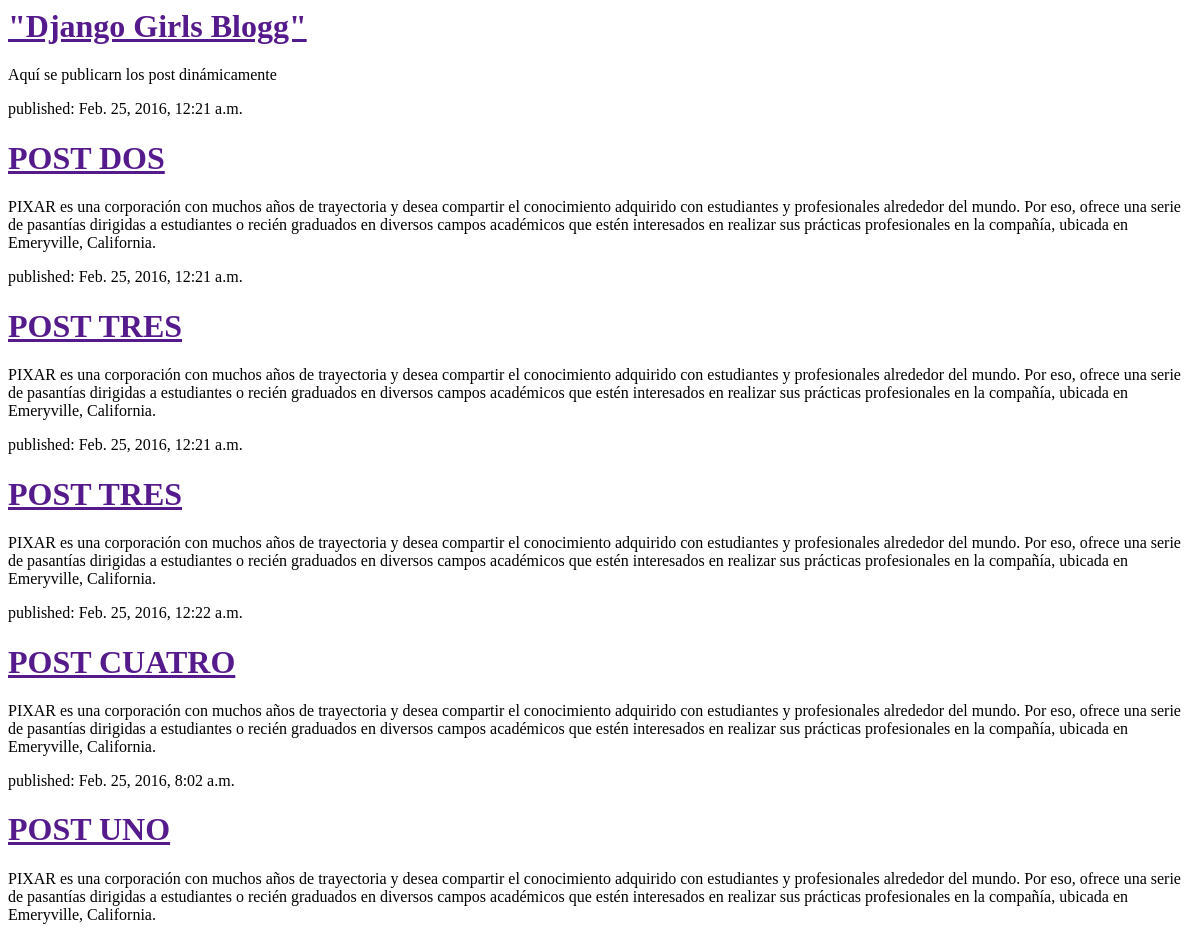
Before: / with the older database file.
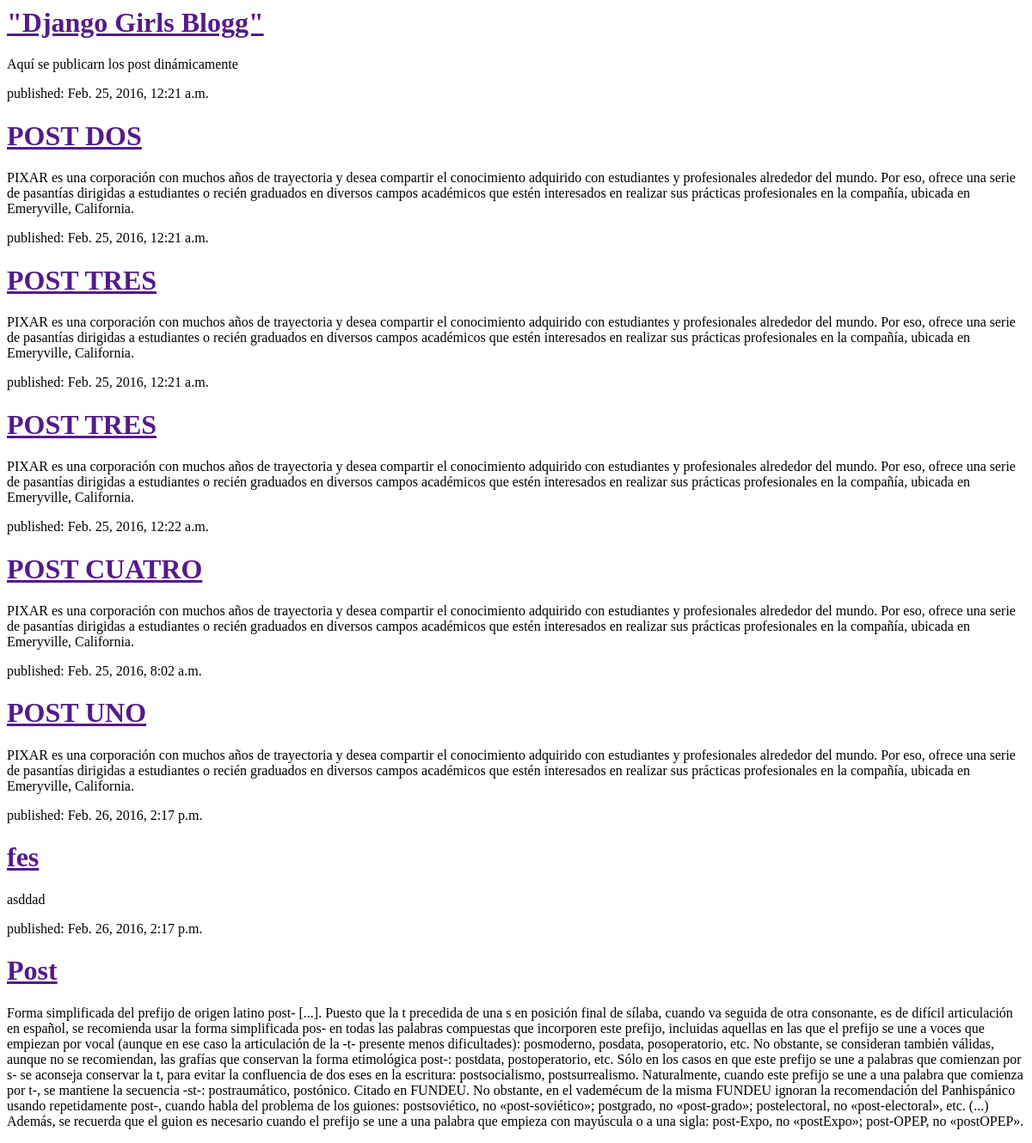
After: the same page with the newer database file.
### blog/models.py (models this page shows, shortened)
class Post(models.Model):
        author = models.ForeignKey('auth.User')
        title = models.CharField(max_length=200)
        text = models.TextField()
        created_date = models.DateTimeField(
                default=timezone.now)
        published_date = models.DateTimeField(
                blank=True, null=True)

### blog/views.py (the view)
# urls.py: url(r'^$', views.post_list),
def post_list(request):
    posts = Post.objects.filter(published_date__lte=timezone.now()).order_by('published_date')
    return render(request, 'blog/post_list.html', {'posts': posts})

### blog/templates/blog/post_list.html (shortened to what this page needs)
<html>
  <head>
  </head>
  <body>
    <div>
      <h1><a href="">"Django Girls Blogg"</a></h1>
    </div>
    <p> Aquí se publicarn los post dinámicamente</p>
    {% for post in posts %}
     <div>
         <p>published: {{ post.published_date }}</p>
         <h1><a href="">{{ post.title }}</a></h1>
         <p>{{ post.text|linebreaks }}</p>
     </div>
     {% endfor %}
  </body>
</html>

Changed rows visible on the page:
added Post: published_date "Feb. 26, 2016, 2:17 p.m.", title "fes", text "asddad"
added Post: published_date "Feb. 26, 2016, 2:17 p.m.", title "Post", text "Forma simplificada del prefijo de origen latino post- [...]. Puesto que la t precedida de una s en posición final de sílaba, cuando va seguida de otra consonante, es de difícil articulación en español, se recomienda usar la forma simplificada pos- en todas las palabras compuestas que incorporen este prefijo, incluidas aquellas en las que el prefijo se une a voces que empiezan por vocal (aunque en ese caso la articulación de la -t- presente menos dificultades): posmoderno, posdata, posoperatorio, etc. No obstante, se consideran también válidas, aunque no se recomiendan, las grafías que conservan la forma etimológica post-: postdata, postoperatorio, etc. Sólo en los casos en que este prefijo…"
